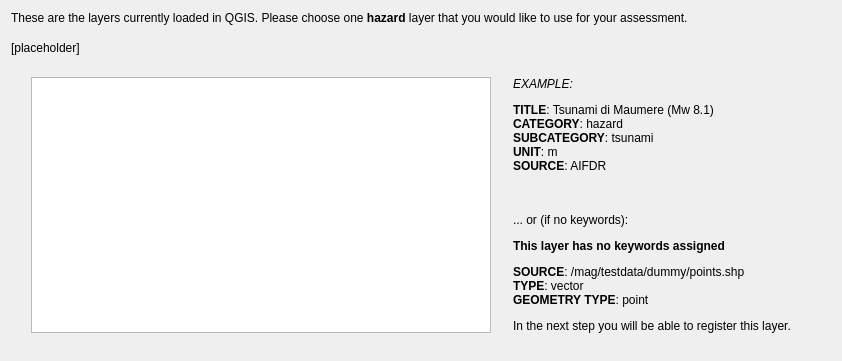
     <widget class="QWidget" name="pgF11HazLayerTOC">
      <layout class="QVBoxLayout" name="verticalLayout_10">
       <item>
        <widget class="QLabel" name="lblSelectHazardLayer">
         <property name="styleSheet">
          <string notr="true">font: 11pt &quot;Ubuntu&quot;;</string>
         </property>
         <property name="text">
          <string>These are the layers currently loaded in QGIS. Please choose one &lt;b&gt;hazard&lt;/b&gt; layer that you would like to use for your assessment.</string>
         </property>
         <property name="alignment">
          <set>Qt::AlignLeading|Qt::AlignLeft|Qt::AlignTop</set>
         </property>
         <property name="wordWrap">
          <bool>true</bool>
         </property>
        </widget>
       </item>
       <item>
        <spacer name="verticalSpacer_60">
         <property name="orientation">
          <enum>Qt::Vertical</enum>
         </property>
         <property name="sizeType">
          <enum>QSizePolicy::Fixed</enum>
         </property>
         <property name="sizeHint" stdset="0">
          <size>
           <width>20</width>
           <height>10</height>
          </size>
         </property>
        </spacer>
       </item>
       <item>
        <widget class="QLabel" name="lblHazLayerFromCanvasConstraint">
         <property name="styleSheet">
          <string notr="true">font: 11pt &quot;Ubuntu&quot;;</string>
         </property>
         <property name="text">
          <string>[placeholder]</string>
         </property>
         <property name="wordWrap">
          <bool>true</bool>
         </property>
        </widget>
       </item>
       <item>
        <spacer name="verticalSpacer_31">
         <property name="orientation">
          <enum>Qt::Vertical</enum>
         </property>
         <property name="sizeType">
          <enum>QSizePolicy::Fixed</enum>
         </property>
         <property name="sizeHint" stdset="0">
          <size>
           <width>20</width>
           <height>16</height>
          </size>
         </property>
        </spacer>
       </item>
       <item>
        <layout class="QGridLayout" name="gridLayout_16">
         <item row="0" column="0">
          <spacer name="horizontalSpacer_36">
           <property name="orientation">
            <enum>Qt::Horizontal</enum>
           </property>
           <property name="sizeType">
            <enum>QSizePolicy::Fixed</enum>
           </property>
           <property name="sizeHint" stdset="0">
            <size>
             <width>20</width>
             <height>20</height>
            </size>
           </property>
          </spacer>
         </item>
         <item row="0" column="1">
          <widget class="QListWidget" name="lstCanvasHazLayers">
           <property name="enabled">
            <bool>true</bool>
           </property>
           <property name="sizePolicy">
            <sizepolicy hsizetype="Expanding" vsizetype="Expanding">
             <horstretch>0</horstretch>
             <verstretch>0</verstretch>
            </sizepolicy>
           </property>
           <property name="minimumSize">
            <size>
             <width>460</width>
             <height>100</height>
            </size>
           </property>
           <property name="maximumSize">
            <size>
             <width>460</width>
             <height>16777215</height>
            </size>
           </property>
          </widget>
         </item>
         <item row="0" column="2">
          <spacer name="horizontalSpacer_35">
           <property name="orientation">
            <enum>Qt::Horizontal</enum>
           </property>
           <property name="sizeType">
            <enum>QSizePolicy::Fixed</enum>
           </property>
           <property name="sizeHint" stdset="0">
            <size>
             <width>16</width>
             <height>20</height>
            </size>
           </property>
          </spacer>
         </item>
         <item row="0" column="3">
          <widget class="QLabel" name="lblDescribeCanvasHazLayer">
           <property name="text">
            <string notr="true">&lt;html&gt;&lt;head/&gt;&lt;body&gt;&lt;p&gt;&lt;i&gt;EXAMPLE:&lt;/i&gt;&lt;/p&gt;&lt;p&gt;&lt;span style=&quot; font-weight:600;&quot;&gt;TITLE&lt;/span&gt;: Tsunami di Maumere (Mw 8.1)&lt;br/&gt;&lt;span style=&quot; font-weight:600;&quot;&gt;CATEGORY&lt;/span&gt;: hazard&lt;br/&gt;&lt;span style=&quot; font-weight:600;&quot;&gt;SUBCATEGORY&lt;/span&gt;: tsunami&lt;br/&gt;&lt;span style=&quot; font-weight:600;&quot;&gt;UNIT&lt;/span&gt;: m&lt;br/&gt;&lt;span style=&quot; font-weight:600;&quot;&gt;SOURCE&lt;/span&gt;: AIFDR &lt;br/&gt;&lt;br/&gt;&lt;/p&gt;&lt;p&gt;... or (if no keywords):&lt;/p&gt;&lt;p&gt;&lt;span style=&quot; font-weight:600;&quot;&gt;This layer has no keywords assigned&lt;/span&gt;&lt;/p&gt;&lt;p&gt;&lt;span style=&quot; font-weight:600;&quot;&gt;SOURCE&lt;/span&gt;: /mag/testdata/dummy/points.shp&lt;br/&gt;&lt;span style=&quot; font-weight:600;&quot;&gt;TYPE&lt;/span&gt;: vector&lt;br/&gt;&lt;span style=&quot; font-weight:600;&quot;&gt;GEOMETRY TYPE&lt;/span&gt;: point&lt;/p&gt;&lt;p&gt;In the next step you will be able to register this layer.&lt;/p&gt;&lt;/body&gt;&lt;/html&gt;</string>
           </property>
           <property name="alignment">
            <set>Qt::AlignLeading|Qt::AlignLeft|Qt::AlignTop</set>
           </property>
           <property name="wordWrap">
            <bool>true</bool>
           </property>
          </widget>
         </item>
         <item row="0" column="4">
          <spacer name="horizontalSpacer_37">
           <property name="orientation">
            <enum>Qt::Horizontal</enum>
           </property>
           <property name="sizeType">
            <enum>QSizePolicy::Fixed</enum>
           </property>
           <property name="sizeHint" stdset="0">
            <size>
             <width>40</width>
             <height>20</height>
            </size>
           </property>
          </spacer>
         </item>
        </layout>
       </item>
       <item>
        <spacer name="verticalSpacer_29">
         <property name="orientation">
          <enum>Qt::Vertical</enum>
         </property>
         <property name="sizeType">
          <enum>QSizePolicy::Fixed</enum>
         </property>
         <property name="sizeHint" stdset="0">
          <size>
           <width>20</width>
           <height>17</height>
          </size>
         </property>
        </spacer>
       </item>
      </layout>
     </widget>
